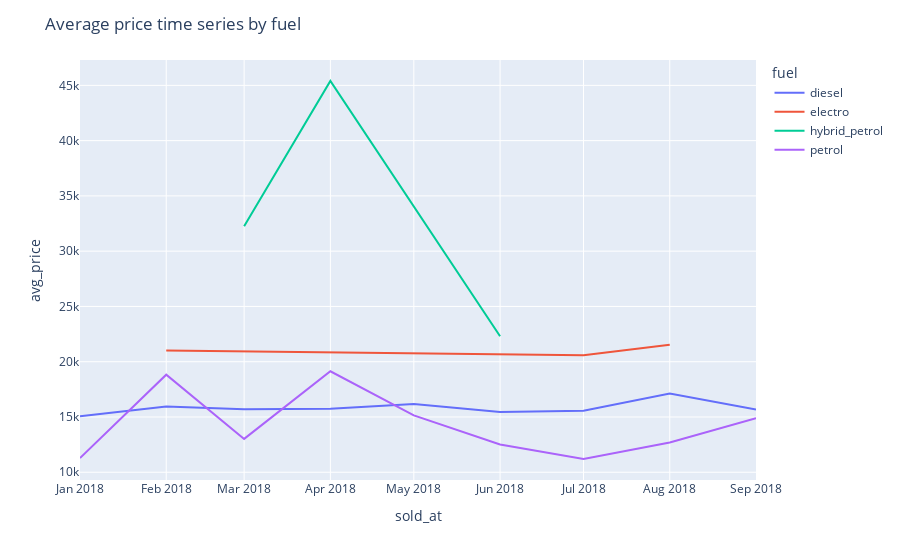
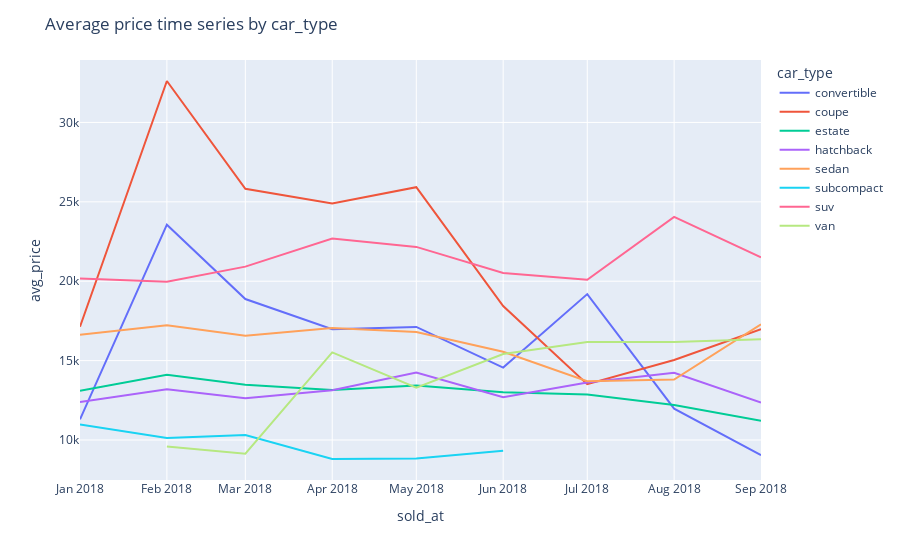
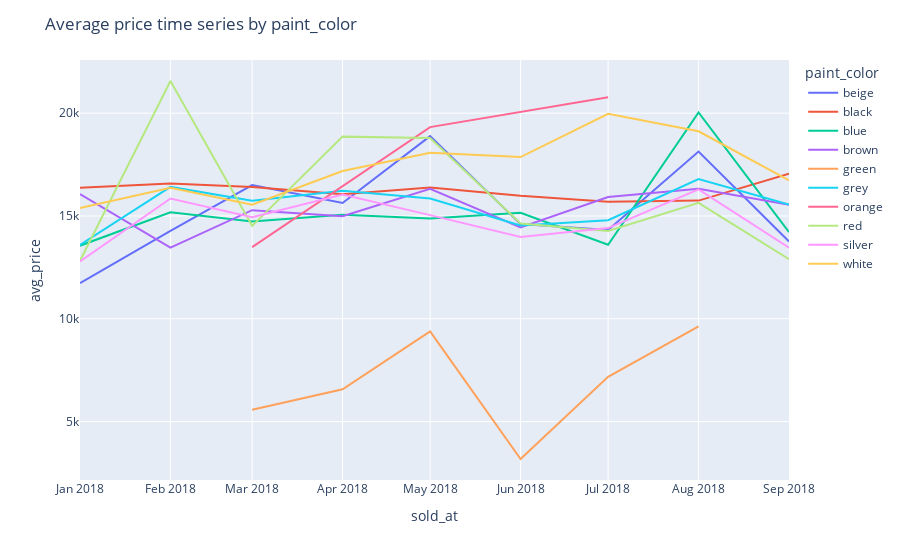

The cell these charts' notebook holds for them, in order:
### Code cell
plot_avg_target_time_series_by_features(data_q2, small_cardinality_features)

### Figure 1 — Plotly figure (JSON) as saved in the notebook; plotly's stock layout.template omitted (floating-point values rounded to 4 significant figures)
{"data": [{"hovertemplate": "fuel=diesel<br>sold_at=%{x}<br>avg_price=%{y}<extra></extra>", "legendgroup": "diesel", "line": {"color": "#636efa", "dash": "solid"}, "marker": {"symbol": "circle"}, "mode": "lines", "name": "diesel", "orientation": "v", "showlegend": true, "type": "scatter", "x": ["2018-01-01T00:00:00", "2018-02-01T00:00:00", "2018-03-01T00:00:00", "2018-04-01T00:00:00", "2018-05-01T00:00:00", "2018-06-01T00:00:00", "2018-07-01T00:00:00", "2018-08-01T00:00:00", "2018-09-01T00:00:00"], "xaxis": "x", "y": [15060.0, 15950.0, 15700.0, 15740.0, 16180.0, 15450.0, 15560.0, 17120.0, 15660.0], "yaxis": "y"}, {"hovertemplate": "fuel=electro<br>sold_at=%{x}<br>avg_price=%{y}<extra></extra>", "legendgroup": "electro", "line": {"color": "#EF553B", "dash": "solid"}, "marker": {"symbol": "circle"}, "mode": "lines", "name": "electro", "orientation": "v", "showlegend": true, "type": "scatter", "x": ["2018-02-01T00:00:00", "2018-07-01T00:00:00", "2018-08-01T00:00:00"], "xaxis": "x", "y": [21020.0, 20580.0, 21530.0], "yaxis": "y"}, {"hovertemplate": "fuel=hybrid_petrol<br>sold_at=%{x}<br>avg_price=%{y}<extra></extra>", "legendgroup": "hybrid_petrol", "line": {"color": "#00cc96", "dash": "solid"}, "marker": {"symbol": "circle"}, "mode": "lines", "name": "hybrid_petrol", "orientation": "v", "showlegend": true, "type": "scatter", "x": ["2018-03-01T00:00:00", "2018-04-01T00:00:00", "2018-06-01T00:00:00"], "xaxis": "x", "y": [32260.0, 45390.0, 22300.0], "yaxis": "y"}, {"hovertemplate": "fuel=petrol<br>sold_at=%{x}<br>avg_price=%{y}<extra></extra>", "legendgroup": "petrol", "line": {"color": "#ab63fa", "dash": "solid"}, "marker": {"symbol": "circle"}, "mode": "lines", "name": "petrol", "orientation": "v", "showlegend": true, "type": "scatter", "x": ["2018-01-01T00:00:00", "2018-02-01T00:00:00", "2018-03-01T00:00:00", "2018-04-01T00:00:00", "2018-05-01T00:00:00", "2018-06-01T00:00:00", "2018-07-01T00:00:00", "2018-08-01T00:00:00", "2018-09-01T00:00:00"], "xaxis": "x", "y": [11290.0, 18820.0, 13020.0, 19140.0, 15140.0, 12510.0, 11200.0, 12690.0, 14900.0], "yaxis": "y"}], "layout": {"legend": {"title": {"text": "fuel"}, "tracegroupgap": 0}, "margin": {"t": 60}, "title": {"text": "Average price time series by fuel"}, "xaxis": {"anchor": "y", "domain": [0, 1], "title": {"text": "sold_at"}}, "yaxis": {"anchor": "x", "domain": [0, 1], "title": {"text": "avg_price"}}}}

### Figure 2 — Plotly figure (JSON) as saved in the notebook; plotly's stock layout.template omitted (floating-point values rounded to 4 significant figures)
{"data": [{"hovertemplate": "car_type=convertible<br>sold_at=%{x}<br>avg_price=%{y}<extra></extra>", "legendgroup": "convertible", "line": {"color": "#636efa", "dash": "solid"}, "marker": {"symbol": "circle"}, "mode": "lines", "name": "convertible", "orientation": "v", "showlegend": true, "type": "scatter", "x": ["2018-01-01T00:00:00", "2018-02-01T00:00:00", "2018-03-01T00:00:00", "2018-04-01T00:00:00", "2018-05-01T00:00:00", "2018-06-01T00:00:00", "2018-07-01T00:00:00", "2018-08-01T00:00:00", "2018-09-01T00:00:00"], "xaxis": "x", "y": [11300.0, 23560.0, 18880.0, 16980.0, 17120.0, 14560.0, 19190.0, 11970.0, 9046.0], "yaxis": "y"}, {"hovertemplate": "car_type=coupe<br>sold_at=%{x}<br>avg_price=%{y}<extra></extra>", "legendgroup": "coupe", "line": {"color": "#EF553B", "dash": "solid"}, "marker": {"symbol": "circle"}, "mode": "lines", "name": "coupe", "orientation": "v", "showlegend": true, "type": "scatter", "x": ["2018-01-01T00:00:00", "2018-02-01T00:00:00", "2018-03-01T00:00:00", "2018-04-01T00:00:00", "2018-05-01T00:00:00", "2018-06-01T00:00:00", "2018-07-01T00:00:00", "2018-08-01T00:00:00", "2018-09-01T00:00:00"], "xaxis": "x", "y": [17140.0, 32610.0, 25830.0, 24900.0, 25920.0, 18440.0, 13520.0, 15040.0, 16990.0], "yaxis": "y"}, {"hovertemplate": "car_type=estate<br>sold_at=%{x}<br>avg_price=%{y}<extra></extra>", "legendgroup": "estate", "line": {"color": "#00cc96", "dash": "solid"}, "marker": {"symbol": "circle"}, "mode": "lines", "name": "estate", "orientation": "v", "showlegend": true, "type": "scatter", "x": ["2018-01-01T00:00:00", "2018-02-01T00:00:00", "2018-03-01T00:00:00", "2018-04-01T00:00:00", "2018-05-01T00:00:00", "2018-06-01T00:00:00", "2018-07-01T00:00:00", "2018-08-01T00:00:00", "2018-09-01T00:00:00"], "xaxis": "x", "y": [13100.0, 14110.0, 13480.0, 13140.0, 13430.0, 13010.0, 12860.0, 12210.0, 11210.0], "yaxis": "y"}, {"hovertemplate": "car_type=hatchback<br>sold_at=%{x}<br>avg_price=%{y}<extra></extra>", "legendgroup": "hatchback", "line": {"color": "#ab63fa", "dash": "solid"}, "marker": {"symbol": "circle"}, "mode": "lines", "name": "hatchback", "orientation": "v", "showlegend": true, "type": "scatter", "x": ["2018-01-01T00:00:00", "2018-02-01T00:00:00", "2018-03-01T00:00:00", "2018-04-01T00:00:00", "2018-05-01T00:00:00", "2018-06-01T00:00:00", "2018-07-01T00:00:00", "2018-08-01T00:00:00", "2018-09-01T00:00:00"], "xaxis": "x", "y": [12390.0, 13200.0, 12630.0, 13130.0, 14250.0, 12700.0, 13620.0, 14240.0, 12360.0], "yaxis": "y"}, {"hovertemplate": "car_type=sedan<br>sold_at=%{x}<br>avg_price=%{y}<extra></extra>", "legendgroup": "sedan", "line": {"color": "#FFA15A", "dash": "solid"}, "marker": {"symbol": "circle"}, "mode": "lines", "name": "sedan", "orientation": "v", "showlegend": true, "type": "scatter", "x": ["2018-01-01T00:00:00", "2018-02-01T00:00:00", "2018-03-01T00:00:00", "2018-04-01T00:00:00", "2018-05-01T00:00:00", "2018-06-01T00:00:00", "2018-07-01T00:00:00", "2018-08-01T00:00:00", "2018-09-01T00:00:00"], "xaxis": "x", "y": [16630.0, 17220.0, 16570.0, 17050.0, 16800.0, 15560.0, 13710.0, 13810.0, 17290.0], "yaxis": "y"}, {"hovertemplate": "car_type=subcompact<br>sold_at=%{x}<br>avg_price=%{y}<extra></extra>", "legendgroup": "subcompact", "line": {"color": "#19d3f3", "dash": "solid"}, "marker": {"symbol": "circle"}, "mode": "lines", "name": "subcompact", "orientation": "v", "showlegend": true, "type": "scatter", "x": ["2018-01-01T00:00:00", "2018-02-01T00:00:00", "2018-03-01T00:00:00", "2018-04-01T00:00:00", "2018-05-01T00:00:00", "2018-06-01T00:00:00"], "xaxis": "x", "y": [10980.0, 10120.0, 10310.0, 8803.0, 8837.0, 9326.0], "yaxis": "y"}, {"hovertemplate": "car_type=suv<br>sold_at=%{x}<br>avg_price=%{y}<extra></extra>", "legendgroup": "suv", "line": {"color": "#FF6692", "dash": "solid"}, "marker": {"symbol": "circle"}, "mode": "lines", "name": "suv", "orientation": "v", "showlegend": true, "type": "scatter", "x": ["2018-01-01T00:00:00", "2018-02-01T00:00:00", "2018-03-01T00:00:00", "2018-04-01T00:00:00", "2018-05-01T00:00:00", "2018-06-01T00:00:00", "2018-07-01T00:00:00", "2018-08-01T00:00:00", "2018-09-01T00:00:00"], "xaxis": "x", "y": [20170.0, 19970.0, 20920.0, 22690.0, 22160.0, 20520.0, 20100.0, 24050.0, 21500.0], "yaxis": "y"}, {"hovertemplate": "car_type=van<br>sold_at=%{x}<br>avg_price=%{y}<extra></extra>", "legendgroup": "van", "line": {"color": "#B6E880", "dash": "solid"}, "marker": {"symbol": "circle"}, "mode": "lines", "name": "van", "orientation": "v", "showlegend": true, "type": "scatter", "x": ["2018-02-01T00:00:00", "2018-03-01T00:00:00", "2018-04-01T00:00:00", "2018-05-01T00:00:00", "2018-06-01T00:00:00", "2018-07-01T00:00:00", "2018-08-01T00:00:00", "2018-09-01T00:00:00"], "xaxis": "x", "y": [9595.0, 9139.0, 15520.0, 13290.0, 15410.0, 16170.0, 16170.0, 16350.0], "yaxis": "y"}], "layout": {"legend": {"title": {"text": "car_type"}, "tracegroupgap": 0}, "margin": {"t": 60}, "title": {"text": "Average price time series by car_type"}, "xaxis": {"anchor": "y", "domain": [0, 1], "title": {"text": "sold_at"}}, "yaxis": {"anchor": "x", "domain": [0, 1], "title": {"text": "avg_price"}}}}

### Figure 3 — Plotly figure (JSON) as saved in the notebook; plotly's stock layout.template omitted (floating-point values rounded to 4 significant figures)
{"data": [{"hovertemplate": "paint_color=beige<br>sold_at=%{x}<br>avg_price=%{y}<extra></extra>", "legendgroup": "beige", "line": {"color": "#636efa", "dash": "solid"}, "marker": {"symbol": "circle"}, "mode": "lines", "name": "beige", "orientation": "v", "showlegend": true, "type": "scatter", "x": ["2018-01-01T00:00:00", "2018-02-01T00:00:00", "2018-03-01T00:00:00", "2018-04-01T00:00:00", "2018-05-01T00:00:00", "2018-06-01T00:00:00", "2018-07-01T00:00:00", "2018-08-01T00:00:00", "2018-09-01T00:00:00"], "xaxis": "x", "y": [11740.0, 14270.0, 16510.0, 15630.0, 18880.0, 14600.0, 14320.0, 18130.0, 13760.0], "yaxis": "y"}, {"hovertemplate": "paint_color=black<br>sold_at=%{x}<br>avg_price=%{y}<extra></extra>", "legendgroup": "black", "line": {"color": "#EF553B", "dash": "solid"}, "marker": {"symbol": "circle"}, "mode": "lines", "name": "black", "orientation": "v", "showlegend": true, "type": "scatter", "x": ["2018-01-01T00:00:00", "2018-02-01T00:00:00", "2018-03-01T00:00:00", "2018-04-01T00:00:00", "2018-05-01T00:00:00", "2018-06-01T00:00:00", "2018-07-01T00:00:00", "2018-08-01T00:00:00", "2018-09-01T00:00:00"], "xaxis": "x", "y": [16370.0, 16580.0, 16410.0, 16060.0, 16380.0, 15980.0, 15690.0, 15750.0, 17060.0], "yaxis": "y"}, {"hovertemplate": "paint_color=blue<br>sold_at=%{x}<br>avg_price=%{y}<extra></extra>", "legendgroup": "blue", "line": {"color": "#00cc96", "dash": "solid"}, "marker": {"symbol": "circle"}, "mode": "lines", "name": "blue", "orientation": "v", "showlegend": true, "type": "scatter", "x": ["2018-01-01T00:00:00", "2018-02-01T00:00:00", "2018-03-01T00:00:00", "2018-04-01T00:00:00", "2018-05-01T00:00:00", "2018-06-01T00:00:00", "2018-07-01T00:00:00", "2018-08-01T00:00:00", "2018-09-01T00:00:00"], "xaxis": "x", "y": [13560.0, 15180.0, 14730.0, 15060.0, 14880.0, 15160.0, 13600.0, 20040.0, 14220.0], "yaxis": "y"}, {"hovertemplate": "paint_color=brown<br>sold_at=%{x}<br>avg_price=%{y}<extra></extra>", "legendgroup": "brown", "line": {"color": "#ab63fa", "dash": "solid"}, "marker": {"symbol": "circle"}, "mode": "lines", "name": "brown", "orientation": "v", "showlegend": true, "type": "scatter", "x": ["2018-01-01T00:00:00", "2018-02-01T00:00:00", "2018-03-01T00:00:00", "2018-04-01T00:00:00", "2018-05-01T00:00:00", "2018-06-01T00:00:00", "2018-07-01T00:00:00", "2018-08-01T00:00:00", "2018-09-01T00:00:00"], "xaxis": "x", "y": [16070.0, 13460.0, 15280.0, 14990.0, 16330.0, 14440.0, 15930.0, 16320.0, 15550.0], "yaxis": "y"}, {"hovertemplate": "paint_color=green<br>sold_at=%{x}<br>avg_price=%{y}<extra></extra>", "legendgroup": "green", "line": {"color": "#FFA15A", "dash": "solid"}, "marker": {"symbol": "circle"}, "mode": "lines", "name": "green", "orientation": "v", "showlegend": true, "type": "scatter", "x": ["2018-03-01T00:00:00", "2018-04-01T00:00:00", "2018-05-01T00:00:00", "2018-06-01T00:00:00", "2018-07-01T00:00:00", "2018-08-01T00:00:00"], "xaxis": "x", "y": [5572.0, 6571.0, 9382.0, 3178.0, 7173.0, 9633.0], "yaxis": "y"}, {"hovertemplate": "paint_color=grey<br>sold_at=%{x}<br>avg_price=%{y}<extra></extra>", "legendgroup": "grey", "line": {"color": "#19d3f3", "dash": "solid"}, "marker": {"symbol": "circle"}, "mode": "lines", "name": "grey", "orientation": "v", "showlegend": true, "type": "scatter", "x": ["2018-01-01T00:00:00", "2018-02-01T00:00:00", "2018-03-01T00:00:00", "2018-04-01T00:00:00", "2018-05-01T00:00:00", "2018-06-01T00:00:00", "2018-07-01T00:00:00", "2018-08-01T00:00:00", "2018-09-01T00:00:00"], "xaxis": "x", "y": [13600.0, 16420.0, 15740.0, 16220.0, 15850.0, 14540.0, 14790.0, 16790.0, 15550.0], "yaxis": "y"}, {"hovertemplate": "paint_color=orange<br>sold_at=%{x}<br>avg_price=%{y}<extra></extra>", "legendgroup": "orange", "line": {"color": "#FF6692", "dash": "solid"}, "marker": {"symbol": "circle"}, "mode": "lines", "name": "orange", "orientation": "v", "showlegend": true, "type": "scatter", "x": ["2018-03-01T00:00:00", "2018-05-01T00:00:00", "2018-07-01T00:00:00"], "xaxis": "x", "y": [13490.0, 19330.0, 20780.0], "yaxis": "y"}, {"hovertemplate": "paint_color=red<br>sold_at=%{x}<br>avg_price=%{y}<extra></extra>", "legendgroup": "red", "line": {"color": "#B6E880", "dash": "solid"}, "marker": {"symbol": "circle"}, "mode": "lines", "name": "red", "orientation": "v", "showlegend": true, "type": "scatter", "x": ["2018-01-01T00:00:00", "2018-02-01T00:00:00", "2018-03-01T00:00:00", "2018-04-01T00:00:00", "2018-05-01T00:00:00", "2018-06-01T00:00:00", "2018-07-01T00:00:00", "2018-08-01T00:00:00", "2018-09-01T00:00:00"], "xaxis": "x", "y": [12830.0, 21570.0, 14520.0, 18860.0, 18790.0, 14630.0, 14270.0, 15640.0, 12900.0], "yaxis": "y"}, {"hovertemplate": "paint_color=silver<br>sold_at=%{x}<br>avg_price=%{y}<extra></extra>", "legendgroup": "silver", "line": {"color": "#FF97FF", "dash": "solid"}, "marker": {"symbol": "circle"}, "mode": "lines", "name": "silver", "orientation": "v", "showlegend": true, "type": "scatter", "x": ["2018-01-01T00:00:00", "2018-02-01T00:00:00", "2018-03-01T00:00:00", "2018-04-01T00:00:00", "2018-05-01T00:00:00", "2018-06-01T00:00:00", "2018-07-01T00:00:00", "2018-08-01T00:00:00", "2018-09-01T00:00:00"], "xaxis": "x", "y": [12790.0, 15850.0, 14940.0, 16040.0, 15040.0, 13980.0, 14410.0, 16300.0, 13460.0], "yaxis": "y"}, {"hovertemplate": "paint_color=white<br>sold_at=%{x}<br>avg_price=%{y}<extra></extra>", "legendgroup": "white", "line": {"color": "#FECB52", "dash": "solid"}, "marker": {"symbol": "circle"}, "mode": "lines", "name": "white", "orientation": "v", "showlegend": true, "type": "scatter", "x": ["2018-01-01T00:00:00", "2018-02-01T00:00:00", "2018-03-01T00:00:00", "2018-04-01T00:00:00", "2018-05-01T00:00:00", "2018-06-01T00:00:00", "2018-07-01T00:00:00", "2018-08-01T00:00:00", "2018-09-01T00:00:00"], "xaxis": "x", "y": [15390.0, 16370.0, 15550.0, 17190.0, 18080.0, 17870.0, 19970.0, 19120.0, 16740.0], "yaxis": "y"}], "layout": {"legend": {"title": {"text": "paint_color"}, "tracegroupgap": 0}, "margin": {"t": 60}, "title": {"text": "Average price time series by paint_color"}, "xaxis": {"anchor": "y", "domain": [0, 1], "title": {"text": "sold_at"}}, "yaxis": {"anchor": "x", "domain": [0, 1], "title": {"text": "avg_price"}}}}
